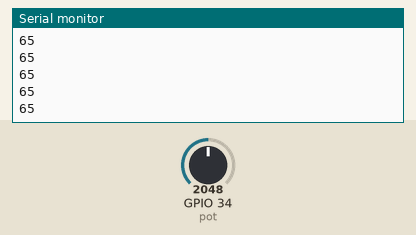
Simulated run of this sketch. Board: ESP32. On the bench: the last lines printed to the serial monitor. Inputs (shaded band) come from the test bench; at power-on: GPIO 34 (pot) = 2048.

Above: at 1.2 s.
1.3 s: GPIO 34 (pot) set to 2866
At 1.38 s:
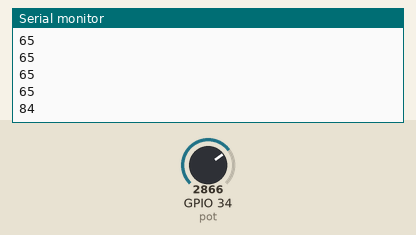
2.8 s: GPIO 34 (pot) set to 3603
At 2.84 s:
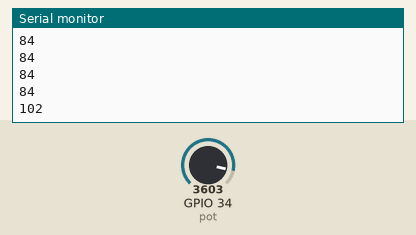
Timing chart, 0 to 5.8 s (numbered marks = the images above; inputs shaded):
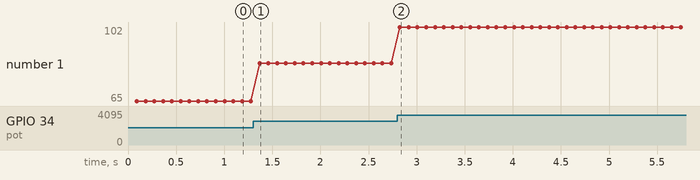

The sketch:

emisor.ino
```cpp
#include <esp_now.h>
#include <WiFi.h>

unsigned long Task_1 = 0;
unsigned long Task_2 = 0;

// Dirección MAC del receptor
uint8_t broadcastAddress[] = { 0x44, 0x17, 0x93, 0xFD, 0x6F, 0x30 };

// Pin del potenciómetro
#define pot 34  // Asegúrate de que este pin admite entrada analógica

// Estructura de datos a enviar
typedef struct struct_message {
  int id;     // ID del dispositivo o acción
  int angle;  // Ángulo para el servo (entero)
} struct_message;

struct_message myData;

// Información del peer
esp_now_peer_info_t peerInfo;

// Callback para notificar el estado del envío
void OnDataSent(const uint8_t *mac_addr, esp_now_send_status_t status) {
  //Serial.print("\r\nEstado del último paquete enviado:\t");
  //Serial.println(status == ESP_NOW_SEND_SUCCESS ? "Éxito en la entrega" : "Fallo en la entrega");
}

void setup() {
  // Inicializa el monitor serie
  Serial.begin(115200);

  // Configura el ESP32 como estación Wi-Fi
  WiFi.mode(WIFI_STA);

  // Inicializa ESP-NOW
  if (esp_now_init() != ESP_OK) {
    Serial.println("Error al inicializar ESP-NOW");
    return;
  }

  // Registra el callback para el estado del envío
  esp_now_register_send_cb(OnDataSent);

  // Configura el peer
  memcpy(peerInfo.peer_addr, broadcastAddress, 6);
  peerInfo.channel = 0;
  peerInfo.encrypt = false;

  // Añade el peer
  if (esp_now_add_peer(&peerInfo) != ESP_OK) {
    Serial.println("Error al añadir peer");
    return;
  }
}

void loop() {

  if (millis() - Task_1 > 90) {
    Task_1 = millis();
    int potValue = analogRead(pot);
    int angle;
    if (potValue <= 2047) {
      angle = map(potValue, 0, 2047, 15, 65);
    } else {
      angle = map(potValue, 2048, 4095, 65, 115);
    }

    myData.id = 1;
    myData.angle = angle;
    Serial.println(angle);
  }

  if (millis() - Task_2 > 30) {
    Task_2 = millis();
    envio();
  }
}

void envio() {
  // Send message via ESP-NOW
  esp_err_t result = esp_now_send(broadcastAddress, (uint8_t *)&myData, sizeof(myData));

  if (result == ESP_OK) {
    //Serial.println("Sent with success");
    //Serial.println(myData.vel);
    //Serial.println(myData.adel);
    //Serial.println(myData.atra);
    //Serial.println(myData.boci);
    //Serial.println(myData.servo);
  } else {
    //Serial.println("Error sending the data");
  }
}
```

Measured:
- after the input at 1.3 s, the serial monitor: prints a new line after 0.07 s (image 1)
- after the input at 2.8 s, the serial monitor: prints a new line at once (image 2)
- plotted number 1: 65 → 84 after the input at 1.3 s, 84 → 102 after the input at 2.8 s
